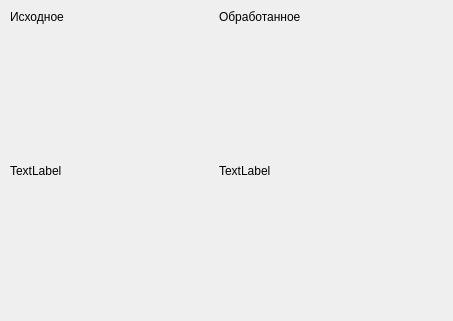
<?xml version="1.0" encoding="UTF-8"?>
<ui version="4.0">
 <class>Form</class>
 <widget class="QWidget" name="Form">
  <property name="geometry">
   <rect>
    <x>0</x>
    <y>0</y>
    <width>453</width>
    <height>321</height>
   </rect>
  </property>
  <property name="windowTitle">
   <string>Form</string>
  </property>
  <widget class="QWidget" name="gridLayoutWidget">
   <property name="geometry">
    <rect>
     <x>10</x>
     <y>10</y>
     <width>411</width>
     <height>301</height>
    </rect>
   </property>
   <layout class="QGridLayout" name="histogram_window">
    <item row="1" column="0">
     <widget class="QLabel" name="label_hist_source">
      <property name="sizePolicy">
       <sizepolicy hsizetype="Expanding" vsizetype="Expanding">
        <horstretch>0</horstretch>
        <verstretch>0</verstretch>
       </sizepolicy>
      </property>
      <property name="text">
       <string>TextLabel</string>
      </property>
     </widget>
    </item>
    <item row="1" column="1">
     <widget class="QLabel" name="label_hist_result">
      <property name="sizePolicy">
       <sizepolicy hsizetype="Expanding" vsizetype="Expanding">
        <horstretch>0</horstretch>
        <verstretch>0</verstretch>
       </sizepolicy>
      </property>
      <property name="text">
       <string>TextLabel</string>
      </property>
     </widget>
    </item>
    <item row="0" column="0">
     <widget class="QLabel" name="label">
      <property name="text">
       <string>Исходное</string>
      </property>
     </widget>
    </item>
    <item row="0" column="1">
     <widget class="QLabel" name="label_2">
      <property name="text">
       <string>Обработанное</string>
      </property>
     </widget>
    </item>
   </layout>
  </widget>
 </widget>
 <resources/>
 <connections/>
</ui>
